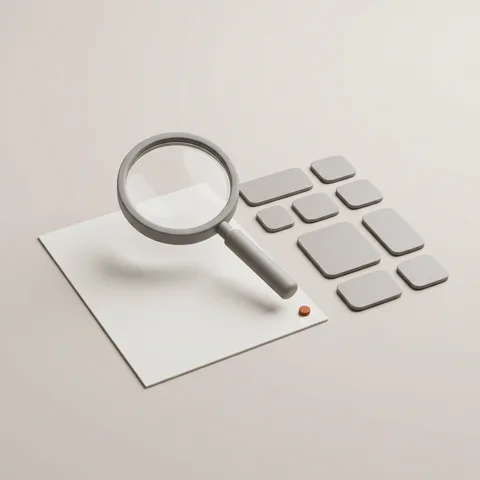
#> input picture apps/addin/assets/state-empty-v2.webp, 480 x 480 px; its folder holds only this picture in this run
$ python -i frontdraw.py   (imports and definitions only)
#> lines starting #> are read from the running program, lines starting #| are printed output that depends on the picture; after the words box and inside, x2 and y2 are one past the last pixel; in counts of white or black regions, pixels touching at a corner belong together
# -*- coding: utf-8 -*-
"""표지·목차·간지 — 나노바나나 2 가 만든 글자 없는 배경 그림 위에 엔진이 실제 서체로 글을 얹는다.
나노바나나는 사진은 좋지만 한글을 깨뜨리고(오타·뭉개짐·지어낸 글) 지시문을 글자로 찍는다 — 글은 그림 모델에 맡기지 않는다.
글 자리: 왼쪽 7% 에서 시작(로고와 같은 선), 위·아래 로고 자리를 피해 세로 가운데. 큰 글자는 제목 서체, 자간 −1.7%, 줄 간격 ×1.18."""
import io, re
from PIL import Image, ImageDraw, ImageFilter, ImageFont, ImageStat
import fontset

W, H = 2400, 1600
X0 = 168   # 표지·목차·간지 좌우 가이드 = 본문 틀 여백(56px)의 3배, 여섯 타입 공통(10-15 사용자 "컨텐츠보다 3배 정도, 모든 테마 통일")
# 표지 글자색(10-16 사용자): 사업명 = 검정, 키메시지 = 타입 제목색(그동안 사업명에 쓰던 색), 제안설명회 뱃지 = 튀지 않는 파랑(분홍 강조색 X)
COVER_TITLE, BADGE, BADGE_DARK = "1A1A1A", "3563C9", "5B86E5"


def _hex(c, a=255):
    c = str(c).lstrip("#")
    return (int(c[0:2], 16), int(c[2:4], 16), int(c[4:6], 16), a)


# [45 lines left out: functions _font, _cover, _trim_letterbox, not called in this run]


def _width(text, font, track):
    return sum(font.getlength(ch) for ch in text) + track * max(0, len(text) - 1)


RIGHT = [0]   # 마지막으로 그린 글의 오른쪽 끝(카드 폭 재기)


# [50 lines left out: functions _draw, _wrap, _wrap_even, _fit, not called in this run]


def _lum(im, box):
    return sum(ImageStat.Stat(im.crop(box).convert("L")).mean)


# [59 lines left out: functions _ink_for, _veil, _veil_dir, _busy, not called in this run]


def _seams(im, axis="v"):
    """그림 모델이 남긴 곧은 경계선(판·액자 끝) — 한 줄(열)이 긴 길이로 밝기가 같은 쪽으로 툭 바뀌는 곳.
    반환: [(위치 px, 시작 px, 끝 px)] (axis v = 세로선 x, h = 가로선 y)"""
    from PIL import ImageChops
    g = 4
    sm = im.convert("L").resize((W // g, H // g), Image.BILINEAR)
    if axis == "h":
        sm = sm.transpose(Image.TRANSPOSE)
    w, h = sm.size
    a = sm.crop((0, 0, w - 1, h))
    b = sm.crop((1, 0, w, h))
    d = ImageChops.subtract(b, a).point(lambda v: 255 if v > 5 else 0)   # 오른쪽(아래)이 밝아지는 곳
    e = ImageChops.subtract(a, b).point(lambda v: 255 if v > 5 else 0)   # 어두워지는 곳
    out = []
    for m in (d, e):
        px = m.load()
        cols = []
        for x in range(m.width):
            run = best = 0
            st = bst = 0
            for y in range(m.height):
                if px[x, y]:
                    if not run:
                        st = y
                    run += 1
                    if run > best:
                        best, bst = run, st
                else:
                    run = 0
            cols.append((best, bst))
        for x in range(int(m.width * 0.04), int(m.width * 0.96)):
            best, bst = cols[x]
            near = max(cols[i][0] for i in range(max(0, x - 6), min(m.width, x + 7)) if abs(i - x) > 2)
            if best >= h * 0.30 and best >= near * 2.5:   # 길게 곧은 선, 둘레보다 뚜렷이
                out.append(((x + 1) * g, bst * g, (bst + best) * g))
    return out


def _soften_seams(im):
    """곧은 경계선 둘레를 양쪽 색을 잇는 그라데이션으로 덮어 녹인다(흰 알파 그라데이션 레이어 효과). 경계가 없으면 그대로"""
    im = im.convert("RGB")
    bw = int(W * 0.06)
    for axis in ("v", "h"):
        for pos, a, b in _seams(im, axis):
            if axis == "h":
                im = im.transpose(Image.TRANSPOSE)
            x0, x1 = max(0, pos - bw), min(im.width, pos + bw)
            y0, y1 = max(0, a - bw), min(im.height, b + bw)
            band = im.crop((x0, y0, x1, y1))
            ends = Image.new("RGB", (2, band.height))
            ends.paste(band.crop((0, 0, 1, band.height)), (0, 0))
            ends.paste(band.crop((band.width - 1, 0, band.width, band.height)), (1, 0))
            lin = ends.resize((band.width, band.height), Image.BILINEAR)   # 줄마다 양 끝 색을 잇는 그라데이션
            mx = Image.new("L", (band.width, 1))
            for i in range(band.width):
                t = 1 - abs(i - (pos - x0)) / max(1, bw)
                mx.putpixel((i, 0), int(255 * max(0.0, t) ** 0.8))
            my = Image.new("L", (1, band.height))
            for j in range(band.height):
                t = min(1.0, (j + 1) / max(1, (a - y0) or 1), (band.height - j) / max(1, (y1 - b) or 1))
                my.putpixel((0, j), int(255 * max(0.0, t)))
            from PIL import ImageChops
            mask = ImageChops.multiply(mx.resize(band.size), my.resize(band.size))
            band.paste(lin, (0, 0), mask)
            im.paste(band, (x0, y0))
            if axis == "h":
                im = im.transpose(Image.TRANSPOSE)
    return im


# [374 lines left out: functions _sink, _clear_text, layout_of, compose, not called in this run]

>>> from PIL import Image
>>> picture = Image.open('../apps/addin/assets/state-empty-v2.webp')
#> picture is the input picture: PIL image 480x480 RGB; mean R, G, B 211.5, 205.7, 198.7
>>> result = _soften_seams(picture)
#> the loop in _soften_seams, `for axis in ("v", "h"):` made 2 passes
#> pass 1, in _seams, `sm = im.convert("L").resize((W // g, H // g), Image.BILINEAR)`:
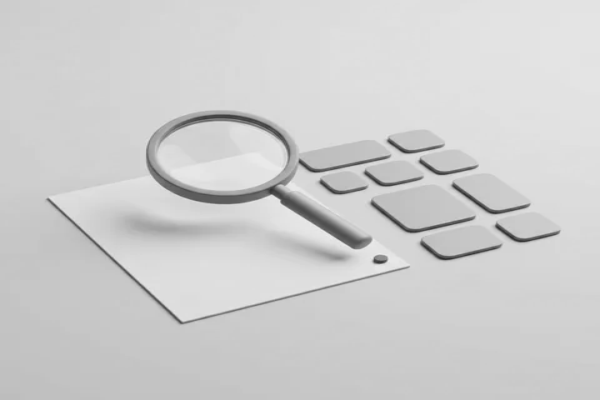
#> sm: PIL image 600x400 L; min 45, max 238, mean 206.6
#> pass 1, in _seams, `d = ImageChops.subtract(b, a).point(lambda v: 255 if v > 5 else 0)`:
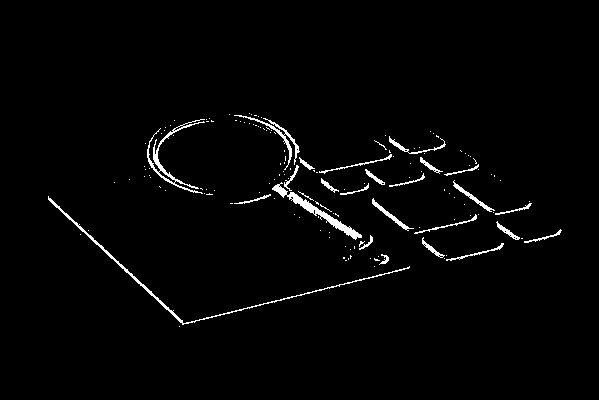
#> d: PIL image 599x400 L; 2% white in thin lines or dots, all inside (x1, y1, x2, y2) = (48, 113, 562, 327)
